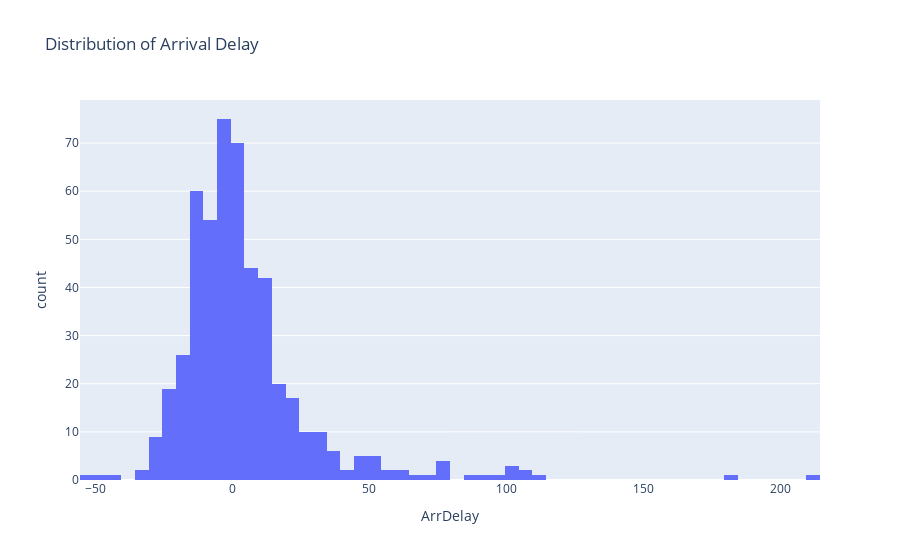

Notebook code cell kept with this figure:
### Markdown cell above
To do

- Use px.histogram and pass the dataset.
- Pass ArrDelay to x parameter.

### Code cell
fig = px.histogram(data, x=data['ArrDelay'], title='Distribution of Arrival Delay')

fig.show()

### Figure 1 — Plotly figure (JSON) as saved in the notebook; plotly's stock layout.template omitted (floating-point values rounded to 4 significant figures; data arrays with more than 128 entries replaced by an {"elided": "..."} marker saying what was removed)
{"data": [{"alignmentgroup": "True", "bingroup": "x", "hovertemplate": "ArrDelay=%{x}<br>count=%{y}<extra></extra>", "legendgroup": "", "marker": {"color": "#636efa"}, "name": "", "offsetgroup": "", "orientation": "v", "showlegend": false, "type": "histogram", "x": {"elided": "500 int values"}, "xaxis": "x", "yaxis": "y"}], "layout": {"barmode": "relative", "legend": {"tracegroupgap": 0}, "title": {"text": "Distribution of Arrival Delay"}, "xaxis": {"anchor": "y", "domain": [0, 1], "title": {"text": "ArrDelay"}}, "yaxis": {"anchor": "x", "domain": [0, 1], "title": {"text": "count"}}}}
